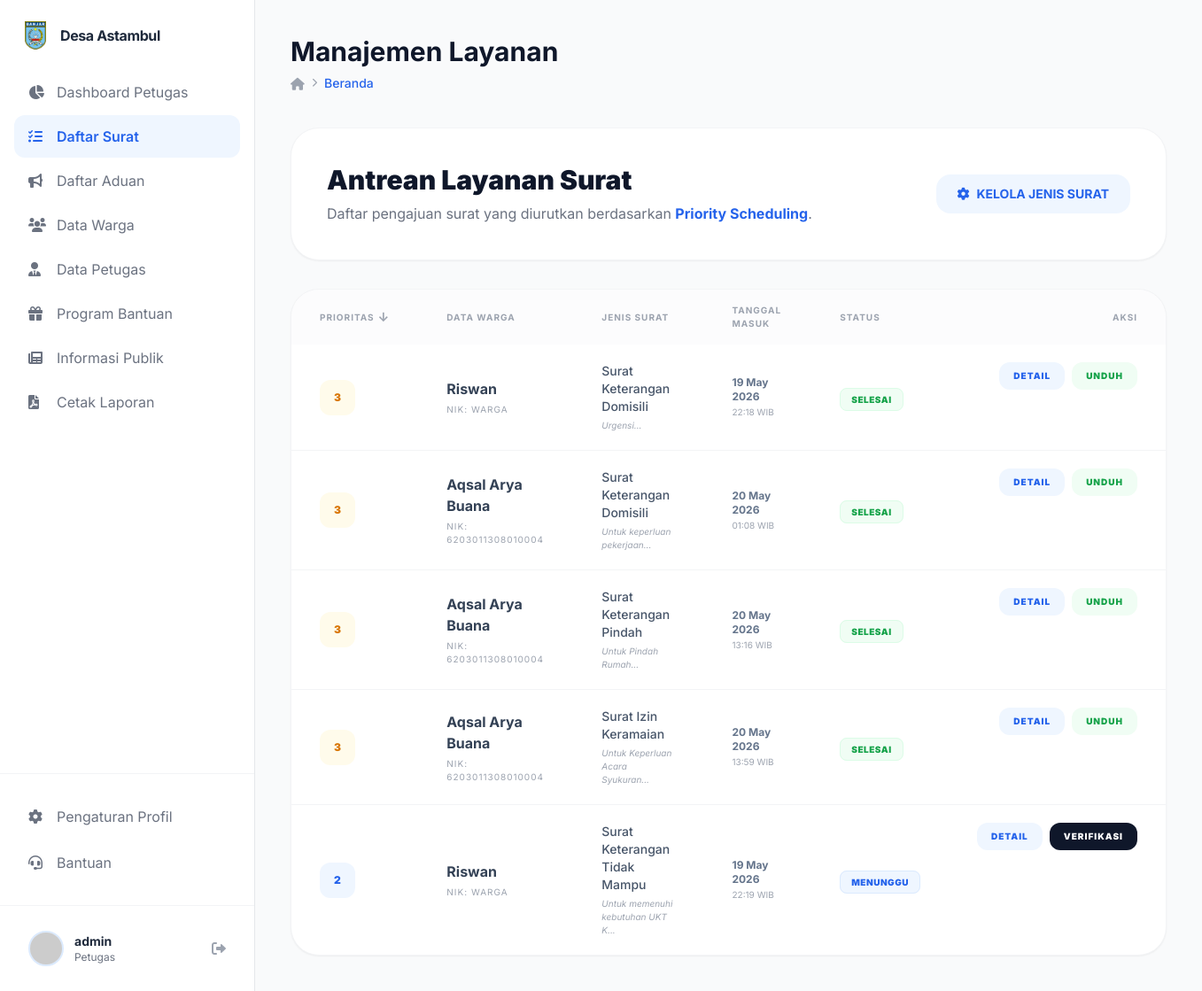
Before: /public/layanan/admin (signed in) with the older database file.
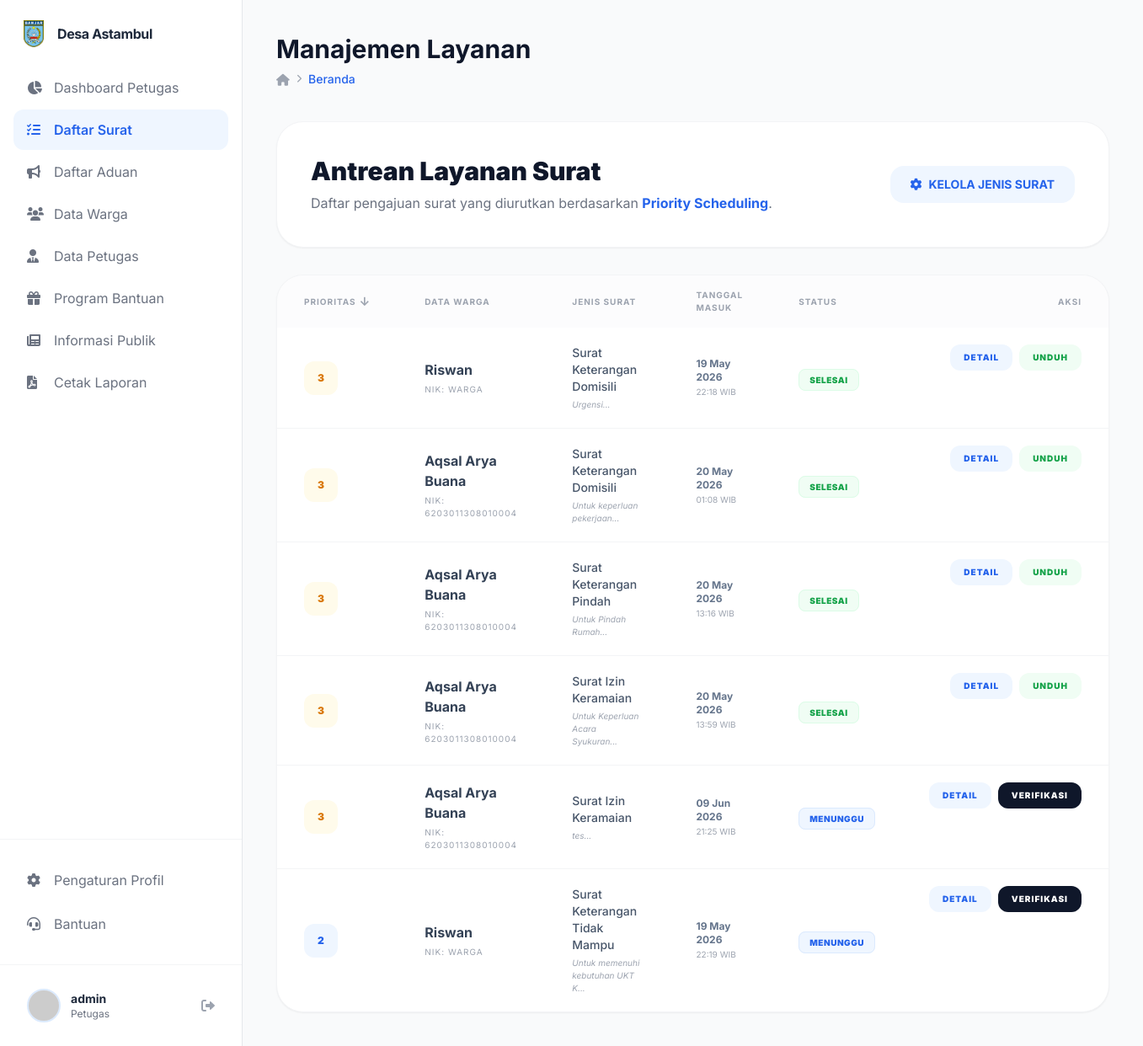
After: the same page with the newer database file.
### tables this page shows
CREATE TABLE `pengajuan_surat` (
  `id_pengajuan` int NOT NULL,
  `id_warga` int NOT NULL,
  `id_jenis_surat` int NOT NULL,
  `no_surat` varchar(30) DEFAULT NULL,
  `keperluan` text,
  `file_berkas` varchar(255) DEFAULT NULL,
  `nilai_prioritas` int DEFAULT '0',
  `status` enum('menunggu','diproses','selesai','ditolak') NOT NULL DEFAULT 'menunggu',
  `catatan_penolakan` text,
  `id_petugas_verif` int DEFAULT NULL,
  `id_kades_ttd` int DEFAULT NULL,
  `tanggal_pengajuan` datetime NOT NULL DEFAULT CURRENT_TIMESTAMP,
  `tanggal_verif` datetime DEFAULT NULL,
  `tanggal_selesai` datetime DEFAULT NULL,
  `created_at` datetime NOT NULL DEFAULT CURRENT_TIMESTAMP,
  `updated_at` datetime NOT NULL DEFAULT CURRENT_TIMESTAMP ON UPDATE CURRENT_TIMESTAMP,
  `qr_token` varchar(100) DEFAULT NULL,
  `qr_url` varchar(255) DEFAULT NULL,
  `is_verified` tinyint(1) DEFAULT '0',
  `prioritas` int DEFAULT '0',
  `waktu_proses` datetime DEFAULT NULL
);

CREATE TABLE `warga` (
  `id_warga` int NOT NULL,
  `nik` varchar(16) DEFAULT NULL,
  `nama_lengkap` varchar(100) DEFAULT NULL,
  `tempat_lahir` varchar(50) DEFAULT NULL,
  `tanggal_lahir` date DEFAULT NULL,
  `jenis_kelamin` enum('L','P') DEFAULT NULL COMMENT 'L = Laki-laki, P = Perempuan',
  `alamat` text,
  `rt_rw` varchar(10) DEFAULT NULL,
  `pekerjaan` varchar(50) DEFAULT NULL,
  `penghasilan` decimal(12,2) DEFAULT NULL,
  `jumlah_tanggungan` int DEFAULT NULL,
  `kondisi_rumah` enum('layak','kurang_layak','tidak_layak') DEFAULT NULL,
  `status_kawin` enum('kawin','belum_kawin','cerai') DEFAULT NULL,
  `created_at` datetime DEFAULT NULL,
  `updated_at` datetime DEFAULT NULL
);

CREATE TABLE `jenis_surat` (
  `id_jenis_surat` int NOT NULL,
  `kode_surat` varchar(10) DEFAULT NULL,
  `nama_surat` varchar(100) DEFAULT NULL,
  `template_file` varchar(255) DEFAULT NULL,
  `prioritas` int DEFAULT NULL,
  `keterangan` text,
  `created_at` datetime DEFAULT CURRENT_TIMESTAMP,
  `updated_at` datetime DEFAULT CURRENT_TIMESTAMP ON UPDATE CURRENT_TIMESTAMP
);

### app/core/Controller.php (called while the page is built, shortened)
<?php
class Controller {
    public function view($view, $data = []) {
        require_once '../app/views/' . $view . '.php';
    }
    public function model($model) {
        return new $model;
    }
}

### app/controllers/Layanan.php (called while the page is built, shortened)
<?php
class Layanan extends Controller {
    public function admin() {
        $data['judul'] = 'Manajemen Layanan';
        $suratModel = $this->model('SuratModel');
        $sort_by = isset($_GET['sort_by']) ? $_GET['sort_by'] : 'prioritas';
        $sort_order = isset($_GET['sort_order']) ? $_GET['sort_order'] : 'DESC';
        $data['pengajuan'] = $suratModel->getAllPengajuan($sort_by, $sort_order);
        $data['sort_by'] = $sort_by;
        $data['sort_order'] = $sort_order;
        $this->view('layanan/admin', $data);
    }
}

### app/core/App.php (called while the page is built, shortened)
<?php
class App {
    protected $method = 'index';
    protected $params = [];
    public function __construct() {
        $url = $this->parseURL();
        if ($url && file_exists('../app/controllers/' . $url[0] . '.php')) {
            unset($url[0]);
        }
        $this->controller = new $this->controller;
        if (isset($url[1])) {
            if (method_exists($this->controller, $url[1])) {
                $this->method = $url[1];
            }
        }
        call_user_func_array([$this->controller, $this->method], $this->params);
    }
    public function parseURL() {
        if (isset($_GET['url'])) {
            $url = rtrim($_GET['url'], '/');
            $url = filter_var($url, FILTER_SANITIZE_URL);
            $url = explode('/', $url);
            return $url;
        }
    }
}

### public/index.php (called while the page is built, shortened)
<?php
$app = new App;

### app/core/Database.php (called while the page is built, shortened)
<?php
class Database {
    private $host = DB_HOST;
    private $user = DB_USER;
    private $pass = DB_PASS;
    private $dbname = DB_NAME;
    private $dbh;
    private $stmt;
    public function __construct() {
        $dsn = 'mysql:host=' . $this->host . ';dbname=' . $this->dbname;
        $options = [
            PDO::ATTR_PERSISTENT => true,
            PDO::ATTR_ERRMODE => PDO::ERRMODE_EXCEPTION
        ];
        try {
            $this->dbh = new PDO($dsn, $this->user, $this->pass, $options);
        } catch (PDOException $e) {
            die($e->getMessage());
        }
    }
    public function query($sql) {
        $this->stmt = $this->dbh->prepare($sql);
    }
    public function execute() {
        return $this->stmt->execute();
    }
    public function resultSet() {
        $this->execute();
        return $this->stmt->fetchAll(PDO::FETCH_ASSOC);
    }
}

### app/models/SuratModel.php (called while the page is built, shortened)
<?php
class SuratModel {
    private $db;
    public function __construct() {
        $this->db = new Database;
    }
    public function getAllPengajuan($sort_by = 'prioritas', $sort_order = 'DESC') {
        $allowed_columns = ['prioritas', 'nama_lengkap', 'nama_surat', 'tanggal_pengajuan', 'status'];
        $sort_order = strtoupper($sort_order) === 'ASC' ? 'ASC' : 'DESC';
        $order_sql = '';
        if ($sort_by == 'nama_lengkap') {
            $order_sql = "ORDER BY w.nama_lengkap $sort_order";
        } else if ($sort_by == 'nama_surat') {
            $order_sql = "ORDER BY j.nama_surat $sort_order";
        } else {
            $order_sql = "ORDER BY p.$sort_by $sort_order";
        }
        $this->db->query("SELECT p.*, j.nama_surat, w.nama_lengkap, w.nik FROM pengajuan_surat p JOIN jenis_surat j ON p.id_jenis_surat = j.id_jenis_surat JOIN warga w ON p.id_warga = w.id_warga $order_sql");
        return $this->db->resultSet();
    }
}

### app/views/layanan/admin.php (the view, shortened to what the changed rows need)
<div class="space-y-8">
    <div class="bg-white p-10 rounded-[32px] shadow-sm border border-gray-100 flex flex-col md:flex-row justify-between items-start md:items-center gap-6">
        <div>
            <h2 class="text-3xl font-black text-slate-900 mb-2">Antrean Layanan Surat</h2>
        </div>
    </div>
    <div class="bg-white rounded-[32px] shadow-sm border border-gray-100 overflow-hidden">
        <div class="overflow-x-auto">
            <table class="w-full text-left border-collapse">
                <thead class="bg-gray-50/50">
                    <tr>
                        <th class="px-8 py-4 text-[10px] font-bold text-gray-400 uppercase tracking-widest">
                            <?php
                                $new_order = ($data['sort_by'] == 'prioritas' && $data['sort_order'] == 'DESC') ? 'ASC' : 'DESC';
                            ?>
                            <a href="?sort_by=prioritas&sort_order=<?= $new_order ?>" class="flex items-center gap-1 hover:text-gray-700 transition">
                                Prioritas
                                <?php if ($data['sort_by'] == 'prioritas'): ?>
                                    <span class="text-sm"><?= $data['sort_order'] == 'DESC' ? '↓' : '↑' ?></span>
                                <?php endif; ?>
                            </a>
                        </th>
                        <th class="px-8 py-4 text-[10px] font-bold text-gray-400 uppercase tracking-widest">
                            <?php
                                $new_order = ($data['sort_by'] == 'nama_lengkap' && $data['sort_order'] == 'ASC') ? 'DESC' : 'ASC';
                            ?>
                            <a href="?sort_by=nama_lengkap&sort_order=<?= $new_order ?>" class="flex items-center gap-1 hover:text-gray-700 transition">
                                Data Warga
                            </a>
                        </th>
                        <th class="px-8 py-4 text-[10px] font-bold text-gray-400 uppercase tracking-widest">
                            <?php
                                $new_order = ($data['sort_by'] == 'nama_surat' && $data['sort_order'] == 'ASC') ? 'DESC' : 'ASC';
                            ?>
                            <a href="?sort_by=nama_surat&sort_order=<?= $new_order ?>" class="flex items-center gap-1 hover:text-gray-700 transition">
                                Jenis Surat
                            </a>
                        </th>
                        <th class="px-8 py-4 text-[10px] font-bold text-gray-400 uppercase tracking-widest">
                            <?php
                                $new_order = ($data['sort_by'] == 'tanggal_pengajuan' && $data['sort_order'] == 'DESC') ? 'ASC' : 'DESC';
                            ?>
                            <a href="?sort_by=tanggal_pengajuan&sort_order=<?= $new_order ?>" class="flex items-center gap-1 hover:text-gray-700 transition">
                                Tanggal Masuk
                            </a>
                        </th>
                        <th class="px-8 py-4 text-[10px] font-bold text-gray-400 uppercase tracking-widest">
                            <?php
                                $new_order = ($data['sort_by'] == 'status' && $data['sort_order'] == 'ASC') ? 'DESC' : 'ASC';
                            ?>
                            <a href="?sort_by=status&sort_order=<?= $new_order ?>" class="flex items-center gap-1 hover:text-gray-700 transition">
                                Status
                            </a>
                        </th>
                        <th class="px-8 py-4 text-[10px] font-bold text-gray-400 uppercase tracking-widest text-right">Aksi</th>
                    </tr>
                </thead>
                <tbody class="divide-y divide-gray-100">
                    <?php if(empty($data['pengajuan'])): ?>
                        <tr>
                            <td colspan="6" class="px-8 py-12 text-center text-gray-500 italic">Belum ada antrean pengajuan surat.</td>
                        </tr>
                    <?php else: ?>
                        <?php foreach($data['pengajuan'] as $p): ?>
                            <tr class="hover:bg-gray-50/50 transition">
                                <td class="px-8 py-5">
                                    <div class="flex items-center space-x-2">
                                        <div class="w-10 h-10 rounded-xl flex items-center justify-center font-black text-xs <?= $p['prioritas'] >= 6 ? 'bg-rose-50 text-rose-600' : ($p['prioritas'] >= 3 ? 'bg-amber-50 text-amber-600' : 'bg-blue-50 text-blue-600'); ?>">
                                            <?= $p['prioritas']; ?>
                                        </div>
                                    </div>
                                </td>
                                <td class="px-8 py-5">
                                    <div class="font-bold text-slate-700"><?= $p['nama_lengkap']; ?></div>
                                    <div class="text-[10px] text-gray-400 uppercase tracking-widest mt-1">NIK: <?= $p['nik']; ?></div>
                                </td>
                                <td class="px-8 py-5">
                                    <div class="text-sm font-medium text-slate-600"><?= $p['nama_surat']; ?></div>
                                    <div class="text-[10px] text-gray-400 italic mt-1"><?= substr($p['keperluan'], 0, 30); ?>...</div>
                                </td>
                                <td class="px-8 py-5">
                                    <div class="text-xs font-bold text-slate-500"><?= date('d M Y', strtotime($p['tanggal_pengajuan'])); ?></div>
                                    <div class="text-[10px] text-gray-400 mt-0.5"><?= date('H:i', strtotime($p['tanggal_pengajuan'])); ?> WIB</div>
                                </td>
                                <td class="px-8 py-5">
                                    <?php
                                        $statusStyles = [
                                            'menunggu' => 'bg-blue-50 text-blue-600 border-blue-100',
                                            'diproses' => 'bg-amber-50 text-amber-600 border-amber-100',
                                            'selesai' => 'bg-green-50 text-green-600 border-green-100',
                                            'ditolak' => 'bg-rose-50 text-rose-600 border-rose-100'
                                        ];
                                        $style = $statusStyles[$p['status']] ?? 'bg-gray-50 text-gray-600 border-gray-100';
                                    ?>
                                    <span class="px-3 py-1.5 text-[10px] font-black rounded-lg border uppercase tracking-wider <?= $style; ?>">
                                        <?= $p['status']; ?>
                                    </span>
                                </td>
                                <td class="px-8 py-5 text-right flex justify-end items-center gap-2">
                                    <button
                                        type="button"
                                        class="px-4 py-2 bg-blue-50 text-blue-600 rounded-xl font-black text-[10px] uppercase tracking-widest hover:bg-blue-100 transition flex items-center"
                                        data-action="detail-surat"
                                        data-id="<?= (int)$p['id_pengajuan']; ?>"
                                        data-nik="<?= htmlspecialchars($p['nik'], ENT_QUOTES); ?>"
                                        data-nama="<?= htmlspecialchars($p['nama_lengkap'], ENT_QUOTES); ?>"
                                        data-jenis="<?= htmlspecialchars($p['nama_surat'], ENT_QUOTES); ?>"
                                        data-keperluan="<?= htmlspecialchars($p['keperluan'] ?? '', ENT_QUOTES); ?>"
                                        data-status="<?= htmlspecialchars($p['status'], ENT_QUOTES); ?>"
                                        data-tanggal="<?= htmlspecialchars($p['tanggal_pengajuan'] ?? '-', ENT_QUOTES); ?>"
                                        data-nosurat="<?= htmlspecialchars($p['no_surat'] ?? '-', ENT_QUOTES); ?>"
                                        data-catatan="<?= htmlspecialchars($p['catatan_penolakan'] ?? '-', ENT_QUOTES); ?>"
                                        data-berkas="<?= htmlspecialchars($p['file_berkas'] ?? '', ENT_QUOTES); ?>"
                                        data-prioritas="<?= (int)$p['prioritas']; ?>"
                                    >Detail</button>
                                    <?php if($_SESSION['user']['level'] == 'kades' && $p['status'] == 'diproses'): ?>
                                        <button onclick="openModal(<?= $p['id_pengajuan']; ?>, 'selesai')" class="px-4 py-2 bg-blue-600 text-white rounded-xl font-black text-[10px] uppercase tracking-widest hover:bg-blue-700 transition shadow-lg shadow-blue-100 flex items-center">
                                            Tanda Tangani
                                        </button>
                                    <?php elseif($_SESSION['user']['level'] == 'petugas' && $p['status'] == 'menunggu'): ?>
                                        <button onclick="openModal(<?= $p['id_pengajuan']; ?>)" class="px-4 py-2 bg-slate-900 text-white rounded-xl font-black text-[10px] uppercase tracking-widest hover:bg-slate-800 transition flex items-center">
                                            Verifikasi
                                        </button>
                                    <?php elseif($p['status'] == 'selesai'): ?>
                                        <a href="<?= BASEURL; ?>/layanan/unduh/<?= $p['id_pengajuan']; ?>" target="_blank" class="px-4 py-2 bg-green-50 text-green-600 rounded-xl font-black text-[10px] uppercase tracking-widest hover:bg-green-100 transition flex items-center">
                                            Unduh
                                        </a>
                                    <?php endif; ?>
                                </td>
                            </tr>
                        <?php endforeach; ?>
                    <?php endif; ?>
                </tbody>
            </table>
        </div>
    </div>
</div>

Changed rows visible on the page:
added pengajuan_surat: prioritas "3", id_warga.nama_lengkap "Aqsal Arya Buana", id_warga.nik "6203011308010004", id_jenis_surat.nama_surat "Surat Izin Keramaian", keperluan "tes", tanggal_pengajuan "09 Jun 2026", tanggal_pengajuan "21:25", status "MENUNGGU"
